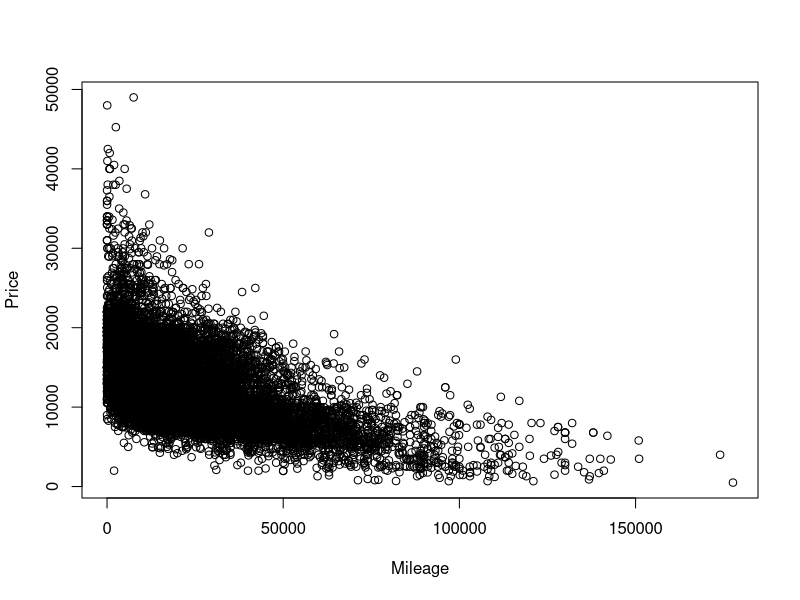
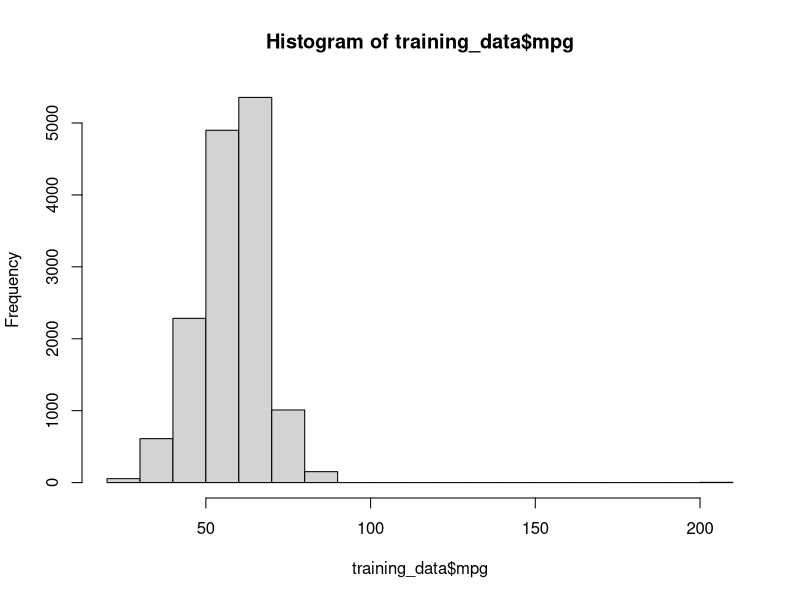

R code for these plots, in order:
## ---- chunk 1
#setwd("Program 2") This line is required on my Windows device but breaks on my MacOS device.
ford_listings <- read.csv("./data/ford.csv", stringsAsFactors=TRUE)
# source - https://www.kaggle.com/datasets/adityadesai13/used-car-dataset-ford-and-mercedes
## ---- chunk 2
eighty <- sample(1:nrow(ford_listings), nrow(ford_listings)*0.8, replace=FALSE) # nolint
training_data  <- ford_listings[eighty, ]
testing_data   <- ford_listings[-eighty, ]
## ---- chunk 3
head(training_data, 5)
summary(training_data)
mean(training_data$price)
median(training_data$mileage)
sum(training_data$tax)
## ---- chunk 4
plot(training_data$mileage, training_data$price, xlab = "Mileage", ylab = "Price") #nolint
## ---- chunk 5
hist(training_data$mpg)
## ---- chunk 6
set.seed(1234)
regression_model <- glm(training_data$model ~ ., data = training_data, family = binomial(link = "logit")) # nolint
summary(regression_model)
## ---- chunk 7
predicted <- predict(regression_model, newdata = testing_data, type = "response") #nolint
test_matrix <- table(testing_data$model, predicted > 0.5)
sum(test_matrix)
colSums(test_matrix)
## ---- chunk 8
library(e1071)
bayes_model <- naiveBayes(as.factor(training_data$model)~., data = training_data, type="class") # nolint
prediction_model <- predict(bayes_model, newdata = testing_data)
accuracy <- mean(prediction_model == testing_data$model)
accuracy
